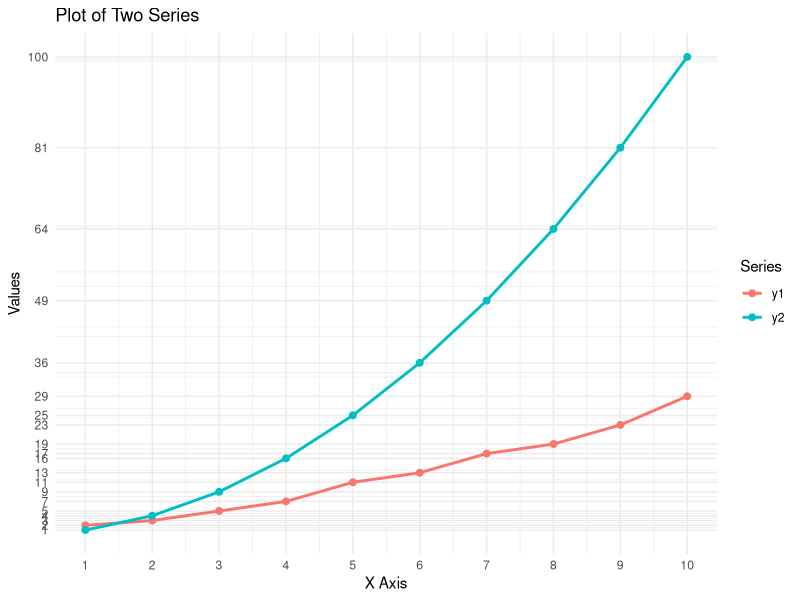

This figure's R source:
print('hello world')

library(ggplot2)
library(tidyr)  # Use tidyr for reshaping data

# Create a sample dataset
data <- data.frame(
  x = 1:10,
  y1 = c(2, 3, 5, 7, 11, 13, 17, 19, 23, 29),
  y2 = c(1, 4, 9, 16, 25, 36, 49, 64, 81, 100)
)

# Convert data to long format for ggplot
data_long <- pivot_longer(data, cols = c(y1, y2), names_to = "variable", values_to = "value")

# Plot the two series
ggplot(data_long, aes(x = x, y = value, color = variable)) +
  geom_line(size = 1) +
  geom_point(size = 2) +
  labs(title = "Plot of Two Series", x = "X Axis", y = "Values", color = "Series") +
    scale_x_continuous(breaks = data$x) +  # Show every x label
  scale_y_continuous(breaks = unique(data_long$value)) +  # Show every y label
  theme_minimal()
  theme_minimal()
